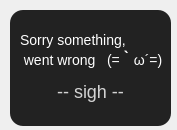
<?xml version="1.0" encoding="UTF-8"?>
<ui version="4.0">
 <class>Dialog</class>
 <widget class="QDialog" name="Dialog">
  <property name="geometry">
   <rect>
    <x>0</x>
    <y>0</y>
    <width>177</width>
    <height>130</height>
   </rect>
  </property>
  <property name="windowTitle">
   <string>Dialog</string>
  </property>
  <widget class="QFrame" name="dialog_frame_folder_del">
   <property name="geometry">
    <rect>
     <x>10</x>
     <y>10</y>
     <width>161</width>
     <height>116</height>
    </rect>
   </property>
   <property name="styleSheet">
    <string notr="true">background: rgba(23, 23, 23, 0.95);
box-shadow: 2px 4px 4px rgba(0, 0, 0, 0.25);
border-radius: 13px;</string>
   </property>
   <property name="frameShape">
    <enum>QFrame::StyledPanel</enum>
   </property>
   <property name="frameShadow">
    <enum>QFrame::Raised</enum>
   </property>
   <widget class="QLabel" name="label_q">
    <property name="geometry">
     <rect>
      <x>10</x>
      <y>10</y>
      <width>151</width>
      <height>61</height>
     </rect>
    </property>
    <property name="styleSheet">
     <string notr="true">background: rgba(23, 23, 23, 0.0);
font-family: 'Roboto Mono';
font-style: normal;
font-weight: 400;
font-size: 14px;
line-height: 18px;

color: #FFFFFF;</string>
    </property>
    <property name="text">
     <string>Sorry something,
 went wrong   (=｀ω´=)</string>
    </property>
   </widget>
   <widget class="QPushButton" name="button_back">
    <property name="geometry">
     <rect>
      <x>40</x>
      <y>70</y>
      <width>81</width>
      <height>23</height>
     </rect>
    </property>
    <property name="styleSheet">
     <string notr="true">QPushButton {
font-family: 'Roboto Mono';
font-style: normal;
font-weight: 400;
font-size: 18px;
line-height: 18px;
color: rgba(255, 255, 255, 0.8);background: rgba(23, 23, 23, 0.0);}
QPushButton:hover{
color: rgba(255, 255, 255, 1.0)
}</string>
    </property>
    <property name="text">
     <string>-- sigh --</string>
    </property>
   </widget>
  </widget>
 </widget>
 <resources/>
 <connections/>
</ui>
